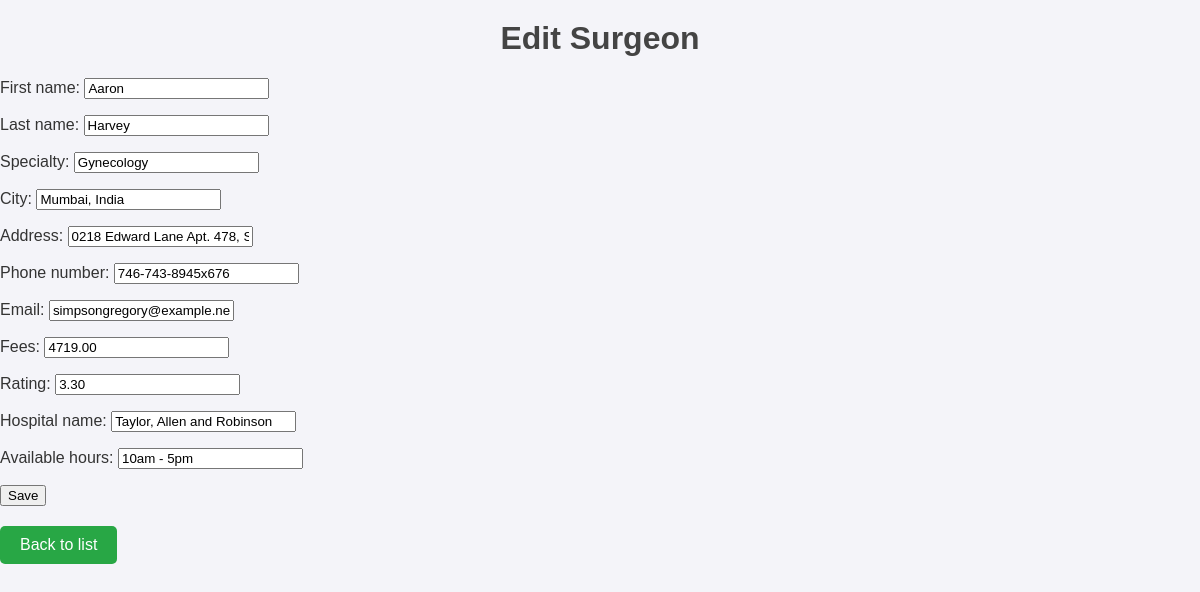
The app's page /surgeons/1359/edit/, older data.
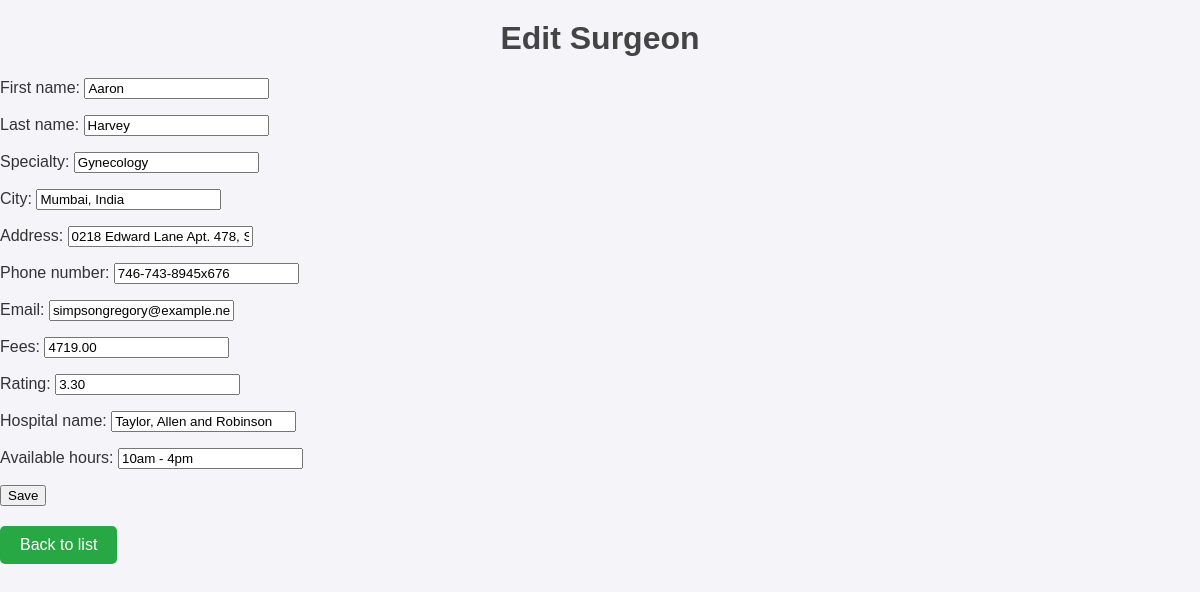
The same page, newer data.
### search/models.py (models this page shows)
class Surgeon(models.Model):
    first_name = models.CharField(max_length=100)
    last_name = models.CharField(max_length=100)
    specialty = models.CharField(max_length=100)
    city = models.CharField(max_length=100)
    address = models.CharField(max_length=255)
    phone_number = models.CharField(max_length=15)
    email = models.EmailField()
    fees = models.DecimalField(max_digits=10, decimal_places=2)
    rating = models.DecimalField(max_digits=3, decimal_places=2, null=True, blank=True)  # Rating out of 5
    hospital_name = models.CharField(max_length=255)
    available_hours = models.CharField(max_length=255)

### search/views.py (the view)
# urls.py: path('surgeons/<int:pk>/edit/', views.surgeon_update, name='surgeon-update'),
def surgeon_update(request, pk):
    surgeon = get_object_or_404(Surgeon, pk=pk)
    if request.method == 'POST':
        form = SurgeonForm(request.POST, instance=surgeon)
        if form.is_valid():
            form.save()
            return redirect('surgeon-list')
    else:
        form = SurgeonForm(instance=surgeon)
    return render(request, 'search/surgeon_form.html', {'form': form})

### search/forms.py
class SurgeonForm(forms.ModelForm):
    class Meta:
        model = Surgeon
        fields = '__all__'

### search/templates/search/surgeon_form.html (shortened to what this page needs)
{% load static %}
<!DOCTYPE html>
<html lang="en">
<head>
    <link rel="stylesheet" href="{% static 'css/styles.css' %}">
</head>
<body>
    <h1>{{ form.instance.pk|yesno:"Edit Surgeon,Add New Surgeon" }}</h1>
    <form method="post">
        {{ form.as_p }}
        <button type="submit">Save</button>
    </form>
    <a href="{% url 'surgeon-list' %}">Back to list</a>
</body>
</html>

Row changes from the older to the newer data that the page shows:
changed Surgeon "Edit Surgeon": available_hours "10am - 5pm" → "10am - 4pm"
